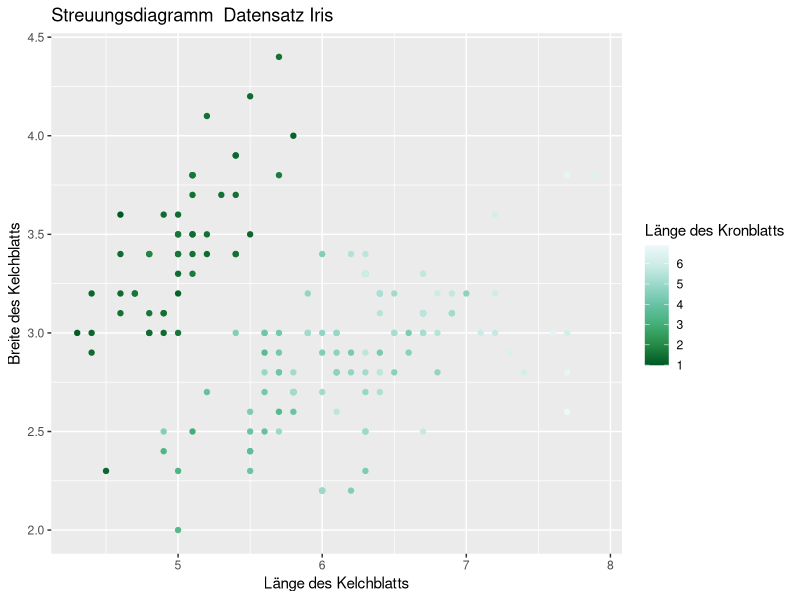
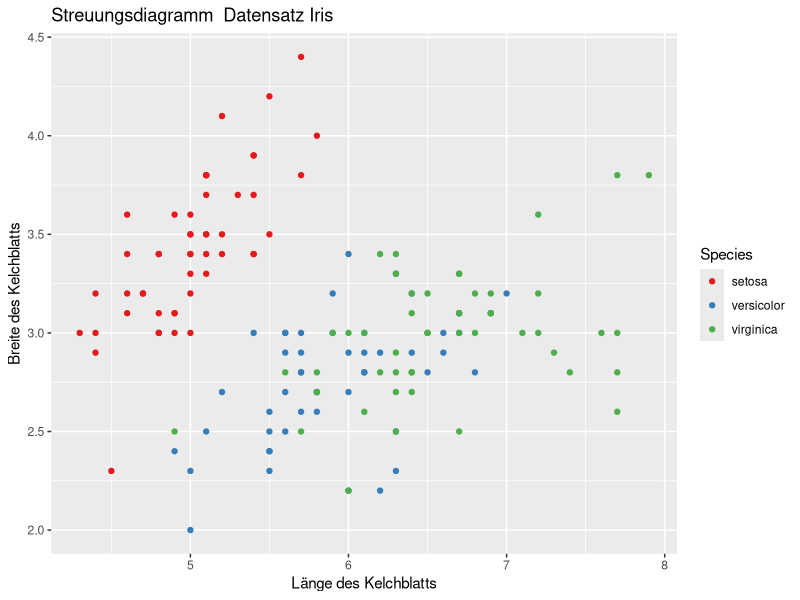
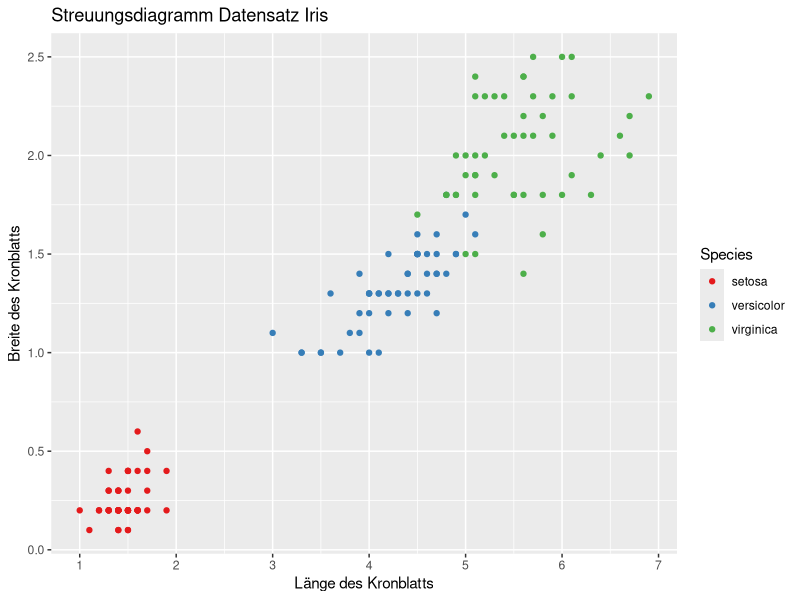
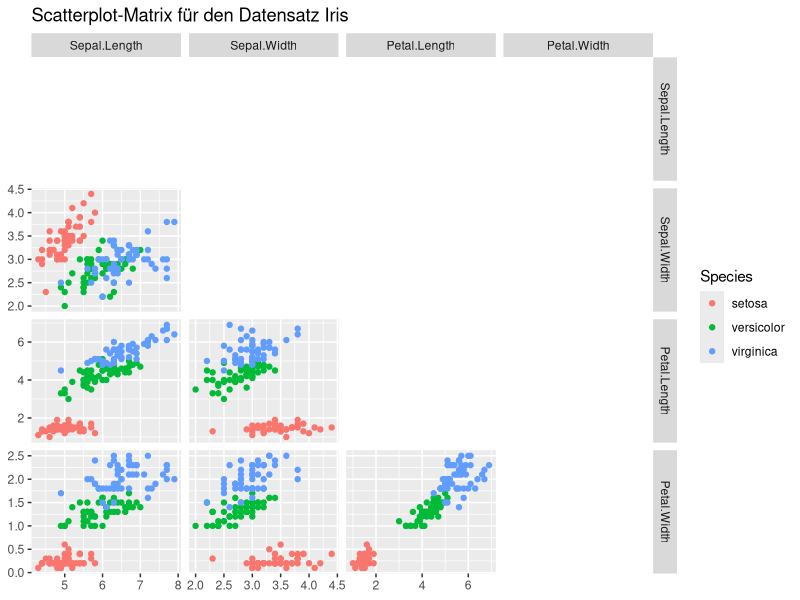
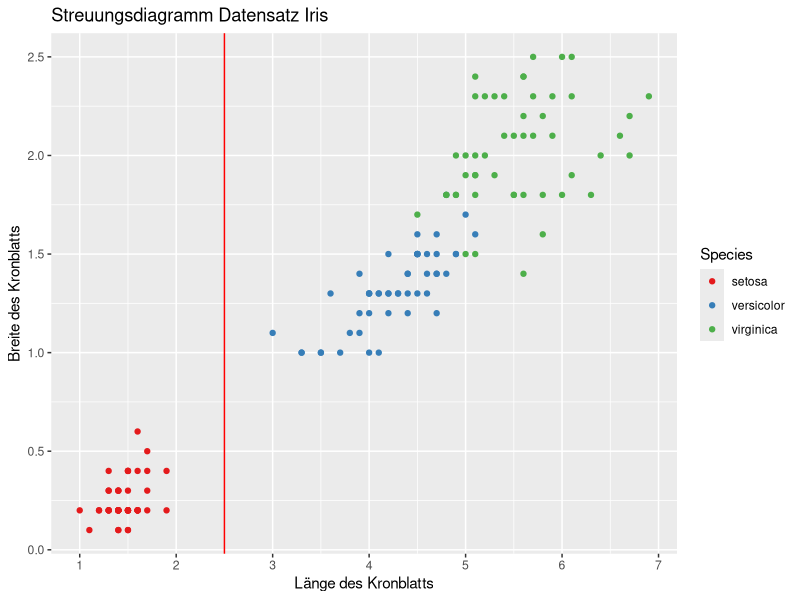
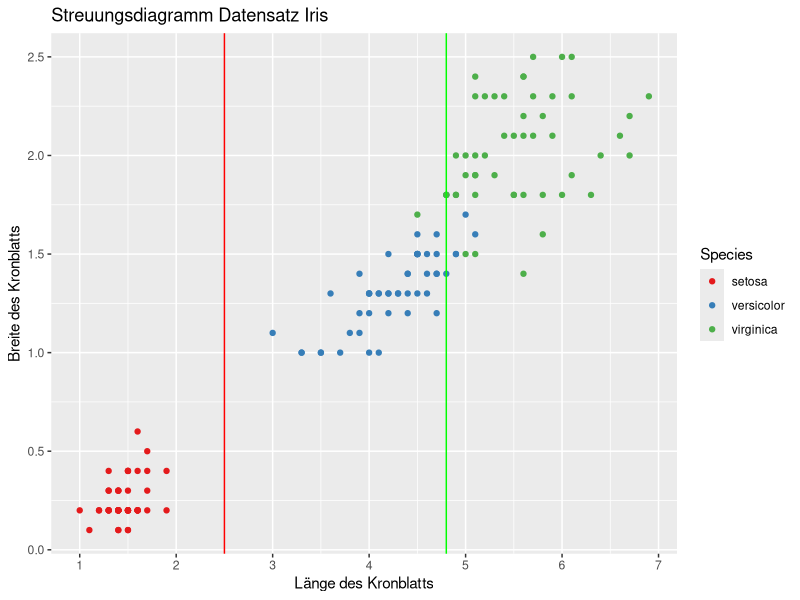
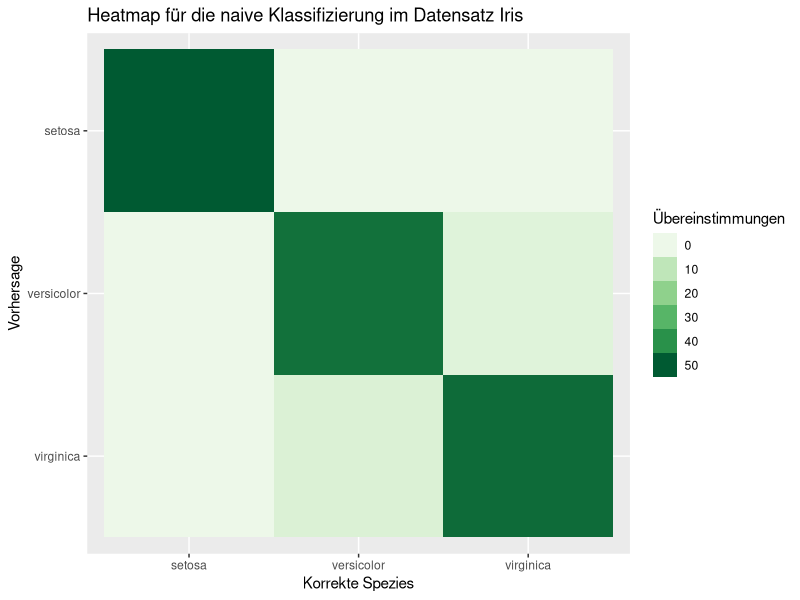
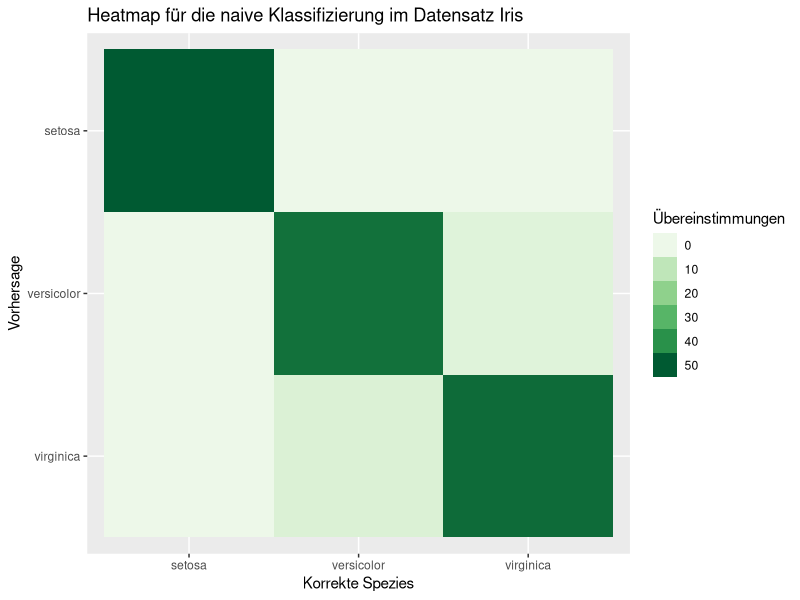

Write the R code that produced these figures, in order.
## ---- chunk 1
knitr::opts_chunk$set(echo = TRUE)
library(knitr)
library(kableExtra)

suppressPackageStartupMessages(library(dplyr))
library(tidyverse)
library(GGally)

library(RColorBrewer)
myPalette <- brewer.pal(8, "Set2")

library(MASS)
# Ausgabe von double-Werte mit  zwei Stellen hinter dem Komma
options(digits=3)
## ---- chunk 2
iris$Species <- as_factor(iris$Species)

irisValues <- iris[,-5]
## ---- chunk 3
kable(head(iris), align="l",
      caption="Tabelle 1: Die ersten Werte im Datensatz Iris") %>%
      kable_styling(bootstrap_options = c("striped", "condensed"), 
                full_width = T, 
                position = "center")
## ---- chunk 4
ggplot(iris) + 
  geom_point(mapping=aes(x = Sepal.Length, 
                         y = Sepal.Width, 
                         color = Petal.Length)) +
  scale_x_continuous(breaks = seq(0.0, 8.0)) + 
  scale_color_distiller(palette="BuGn") +
  labs(
         title="Streuungsdiagramm  Datensatz Iris",
         x = "Länge des Kelchblatts",
         y = "Breite des Kelchblatts",
         color = "Länge des Kronblatts"
  ) 

ggsave(filename="irisScatterSepalPetal.png",
       plot=last_plot(), 
       device="png",
       path="../images/", 
       width=16, 
       height=9, 
       units="cm")
## ---- chunk 5
ggplot(iris) + 
  geom_point(mapping=aes(x = Sepal.Length, 
                         y = Sepal.Width, 
                         color = Species)) +
  scale_x_continuous(breaks = seq(0.0, 8.0)) + 
  scale_color_brewer(palette = "Set1") +
  labs(
         title="Streuungsdiagramm  Datensatz Iris",
         x = "Länge des Kelchblatts",
         y = "Breite des Kelchblatts"
  ) 

ggsave(filename="irisScatterSepal.png",
       plot=last_plot(), 
       device="png",
       path="../images/", 
       width=16, 
       height=9, 
       units="cm")
## ---- chunk 6
petal.Plot <- ggplot(iris) + 
  geom_point(mapping=aes(x = Petal.Length, 
                         y = Petal.Width, 
                         color = Species)) +
  scale_x_continuous(breaks = seq(0.0, 8.0)) + 
  scale_color_brewer(palette = "Set1") +
  labs(
         title="Streuungsdiagramm Datensatz Iris",
         x = "Länge des Kronblatts",
         y = "Breite des Kronblatts"         
  ) 

petal.Plot

ggsave(filename="irisScatterPetal.png",
       plot=last_plot(), 
       device="png",
       path="../images/", 
       width=16, 
       height=9, 
       units="cm")
## ---- chunk 7
ggpairs(iris,
        columns=1:4,
        title="Scatterplot-Matrix für den Datensatz Iris",
        aes(color = Species),
        legend = c(2,1),
        diag = "blank",
        upper = "blank")

ggsave(filename="irisggSPLOM.png",
       plot=last_plot(), 
       device="png",
       path="../images/", 
       width=16, 
       height=9, 
       units="cm")
## ---- chunk 8
petal.Plot +
  geom_vline(xintercept=2.5, color="red")

ggsave(filename="irisScatterPetalab.png", plot=last_plot(), 
       device="png",
       path="../images/", 
       width=16, 
       height=9, 
       units="cm")
      
## ---- chunk 9
petal.Plot +
  geom_vline(xintercept=2.5, color="red") +
  geom_vline(xintercept=4.8, color="green")

ggsave(filename="irisScatterPetalab2.png", plot=last_plot(), 
       device="png",
       path="../images/", 
       width=16, 
       height=9, 
       units="cm")
## ---- chunk 10
classifier <- function(i, barrier.Setosa = 2.5, barrier.Virginica = 4.8) {
  
  if (iris[i, 3] <= barrier.Setosa) {
    return("setosa")
  }
  else if (iris[i, 3] <= barrier.Virginica) {
    return("versicolor")
  }
  else
    return("virginica")
}

checkPrediction <- function(i, prediction) {
  if (prediction == iris[i, 5]) {
    print("Vorhersage korrekt!")
    }
  else {
    print("Vorhersage falsch!")
  }  
}
## ---- chunk 11
i <- 2
predict <- classifier(i)
checkPrediction(i, predict)
## ---- chunk 12
i <- 55
predict <- classifier(i)
checkPrediction(i, predict)
## ---- chunk 13
predictions <- seq(1, 150) %>%
  map_chr(classifier)

correct <- c(rep("setosa", 50), rep("versicolor", 50), rep("virginica", 50))

confusion <- table(correct, predictions)
confusion
## ---- chunk 14
naiveError <- mean(correct != predictions)
## ---- chunk 15
# Geänderte Reihenfolge auf der y-Achse
# quelle: https://stackoverflow.com/questions/
# 12774210/how-do-you-specifically-order-ggplot2-x-axis-instead-of-alphabetical-order
level_order <- c("virginica", "versicolor", "setosa")

confusion %>%
  as_tibble() %>%
  ggplot() + 
  geom_tile(mapping=aes(x=correct, 
                        y=factor(predictions, level=level_order), 
                        fill=n)) + 
  scale_fill_distiller(palette="Greens", 
                       guide="legend",
                       limits = c(0, 50), 
                       direction=1) +
  guides(fill=guide_legend(title="Übereinstimmungen")) +
  labs(
    title="Heatmap für die naive Klassifizierung im Datensatz Iris", 
    x="Korrekte Spezies", 
    y="Vorhersage"
  ) 
## ---- chunk 16
confusion %>%
  as_tibble() %>%
  ggplot() + 
  geom_tile(mapping=aes(x=correct, 
                        y=factor(predictions, level=level_order), 
                        fill=n)) + 
  scale_fill_distiller(palette="Greens", 
                       guide="legend",
                       limits = c(0, 50), 
                       direction=1) +
  scale_y_discrete(breaks = c("virginica", "versicolor", "setosa")) +
  guides(fill=guide_legend(title="Übereinstimmungen")) +
  labs(
    title="Heatmap für die naive Klassifizierung im Datensatz Iris", 
    x="Korrekte Spezies", 
    y="Vorhersage"
  ) 


ggsave(filename="irisNaiveHeat.png", plot=last_plot(), 
       device="png",
       path="../images/", 
       width=16, height=9, units="cm")
## ---- chunk 17
library(class)
train.n <- 40
set.seed(42)
setosa.ran <- sample(1:50, train.n)
versicolor.ran <- setosa.ran + 50
virginica.ran <- setosa.ran + 100

train.set <- c(setosa.ran, versicolor.ran, virginica.ran)
train <- iris[train.set, 1:4]
# Wir benötigen die Spezies der Trainingsmenge als Vektor
train.species <- iris[train.set, 5]

test <- iris[-train.set,1:4]
# Wir speichern auch die korrekten Spezies unserer Testmenge
# für die Berechnung des Testfehlers
correct <- iris[-train.set, 5]

k <- 5
predictions <- knn(train, test, train.species, k)

confusion <- table(correct, predictions)
confusion

testError <- mean(correct != predictions)

confusion %>%
  as_tibble() %>%
  ggplot() + 
  geom_tile(mapping=aes(x=correct, 
                        y=factor(predictions, level=level_order),  
                        fill=n)) + 
  scale_fill_distiller(palette="Greens", 
                       guide="legend",
                       limits = c(0, 10), 
                       direction=1) +
  guides(fill=guide_legend(title="Übereinstimmungen")) +
  labs(
    title="Heatmap für die knn-Klassifizierung im Datensatz Iris", 
    subtitle="k = 5",
    x="Korrekte Spezies", 
    y="Vorhersage"
  ) 


ggsave(filename="irisknnHeat.png", 
       plot=last_plot(), 
       device="png",
       path="../images/", 
       width=16, height=9, 
       units="cm")
## ---- chunk 18
k <- 3

predictions <- knn(train, test, train.species, k)

confusion <- table(correct, predictions)
confusion

testError.3 <- mean(correct != predictions)

confusion %>%
  as_tibble() %>%
  ggplot() + 
  geom_tile(mapping=aes(x=correct, 
                        y=factor(predictions, level=level_order), 
                        fill=n)) + 
  scale_fill_distiller(palette="Greens", 
                       guide="legend",
                       limits = c(0, 10), 
                       direction=1) +
  guides(fill=guide_legend(title="Übereinstimmungen")) +
  labs(
    title="Heatmap für die knn-Klassifizierung im Datensatz Iris", 
    subtitle="k = 3",
    x="Korrekte Spezies", 
    y="Vorhersage"
  ) 

ggsave(filename="irisknnHeat3.png", 
       plot=last_plot(), 
       device="png",
       path="../images/", 
       width=16, height=9, 
       units="cm")

k <- 13

predictions <- knn(train, test, train.species, k)

confusion <- table(correct, predictions)
confusion

testError.13 <- mean(correct != predictions)

confusion %>%
  as_tibble() %>%
  ggplot() + 
  geom_tile(mapping=aes(x=correct, 
                        y=factor(predictions, level=level_order), 
                        fill=n)) + 
  scale_fill_distiller(palette="Greens", 
                       guide="legend",
                       limits = c(0, 10), 
                       direction=1) +
  guides(fill=guide_legend(title="Übereinstimmungen")) +
  labs(
    title="Heatmap für die knn-Klassifizierung im Datensatz Iris", 
    subtitle="k = 13",
    x="Korrekte Spezies", 
    y="Vorhersage"
  ) 

ggsave(filename="irisknnHeat13.png",
       plot=last_plot(), 
       device="png",
       path="../images/", 
       width=16, height=9, 
       units="cm")
## ---- chunk 19
ggplot(test) + 
  geom_point(mapping=aes(x = Petal.Length, y = Petal.Width, color = correct)) +
  scale_x_continuous(breaks = seq(0.0, 8.0)) + 
  scale_color_brewer(palette = "Set1") +
  guides(color=guide_legend(title="Korrekt")) +  
  labs(
         title="Streuungsdiagramm der Testmenge",
         x = "Länge des Kronblatts",
         y = "Breite des Kronblatts"         
  ) 

ggsave(filename="irisScatterPetalCorrect.png", 
       plot=last_plot(), 
       device="png",
       path="../images/", 
       width=16, 
       height=9, 
       units="cm")

ggplot(test) + 
  geom_point(mapping=aes(x = Petal.Length, y = Petal.Width, color = predictions)) +
  scale_x_continuous(breaks = seq(0.0, 8.0)) + 
  scale_color_brewer(palette = "Set1") +
  guides(color=guide_legend(title="Vorhersage")) +  
  labs(
         title="Streuungsdiagramm der Testmenge",
         x = "Länge des Kronblatts",
         y = "Breite des Kronblatts"         
  ) 

ggsave(filename="irisScatterPetalPred.png", 
       plot=last_plot(), 
       device="png",
       path="../images/", 
       width=16, 
       height=9, 
       units="cm")
## ---- chunk 20
library(rpart)
set.seed(42)

# Wir benötigen die Spalte 5 für glm
train <- iris[train.set,]

test <- iris[-train.set,]

dtree <- rpart(Species ~ Sepal.Length+Sepal.Width+Petal.Length+Petal.Width, 
    data = train,
    method = "class",
    parms=list(split="information")
)

dtree$cptable

plotcp(dtree)

dtree.pruned <- prune(dtree, cp = 0.01)

predictions <- predict(dtree.pruned, test, type="class")
confusion <- table(correct, predictions)

confusion

testError <- mean(correct != predictions)

confusion %>%
  as_tibble() %>%
  ggplot() + 
  geom_tile(mapping=aes(x=correct, 
                        y=factor(predictions, level=level_order), 
                        fill=n)) + 
  scale_fill_distiller(palette="Greens", 
                       guide="legend",
                       limits = c(0, 10), 
                       direction=1) +
  guides(fill=guide_legend(title="Übereinstimmungen")) +
  labs(
    title="Heatmap für die Entscheidungsbaum-Klassifizierung im Datensatz Iris", 
    x="Korrekte Spezies", 
    y="Vorhersage"
  ) 
## ---- chunk 21
library(randomForest)

set.seed(42)
fit.forest <- randomForest(Species ~ Sepal.Length+Sepal.Width+Petal.Length+Petal.Width, 
    data = train,
    na.action = na.roughfix,
    importance = TRUE
)

predictions <- predict(fit.forest, test)
confusion <- table(correct, predictions)

confusion

testError <- mean(correct != predictions)

confusion %>%
  as_tibble() %>%
  ggplot() + 
  geom_tile(mapping=aes(x=correct, 
                        y=factor(predictions, level=level_order), 
                        fill=n)) + 
  scale_fill_distiller(palette="Greens", 
                       guide="legend",
                       limits = c(0, 10), 
                       direction=1) +
  guides(fill=guide_legend(title="Übereinstimmungen")) +
  labs(
    title="Heatmap für die Random Forest-Klassifizierung im Datensatz Iris", 
    x="Korrekte Spezies", 
    y="Vorhersage"
  ) 

ggsave(filename="irisranForHeat.png", 
       plot=last_plot(), 
       device="png",
       path="../images/", 
       width=16, height=9, 
       units="cm")
## ---- chunk 22
library(e1071)

set.seed(42)
svm.fit <- svm(Species ~ Sepal.Length+Sepal.Width+Petal.Length+Petal.Width, 
    data = train)

predictions <- predict(fit.forest, test)
confusion <- table(correct, predictions)

confusion

testError <- mean(correct != predictions)

confusion %>%
  as_tibble() %>%
  ggplot() + 
  geom_tile(mapping=aes(x=correct, 
                        y=factor(predictions, level=level_order), 
                        fill=n)) + 
  scale_fill_distiller(palette="Greens", 
                       guide="legend",
                       limits = c(0, 10), 
                       direction=1) +
  guides(fill=guide_legend(title="Übereinstimmungen")) +
  labs(
    title="Heatmap für die SVM-Klassifizierung im Datensatz Iris", 
    x="Korrekte Spezies", 
    y="Vorhersage"
  ) 

ggsave(filename="irisSVMHeat.png", 
       plot=last_plot(), 
       device="png",
       path="../images/", 
       width=16, height=9, 
       units="cm")
## ---- chunk 23
iris2 <- iris[,-5]
iris.cluster <- kmeans(iris2, 3, nstart=20)

table(iris.cluster$cluster)
iris.cluster$centers

table(iris[,5], iris.cluster$cluster)
## ---- chunk 24
cluster.factor <- factor(iris.cluster$cluster)
ggplot(iris) + 
  geom_point(mapping=aes(x = Petal.Length, 
                         y = Petal.Width, 
                         color = cluster.factor)) +
  scale_x_continuous(breaks = seq(0.0, 8.0)) + 
  scale_color_brewer(palette="Set1",
                     guide="legend") +
  guides(color=guide_legend(title="Cluster")) +  
  labs(
         title="Datensatz Iris - K-Means (k=3)",
         x = "Länge des Kronblatts",
         y = "Breite des Kronblatts"
  ) 

ggsave(filename="irisKMScatter.png", 
       plot=last_plot(), 
       device="png",
       path="../images/", 
       width=16, height=9, 
       units="cm")
